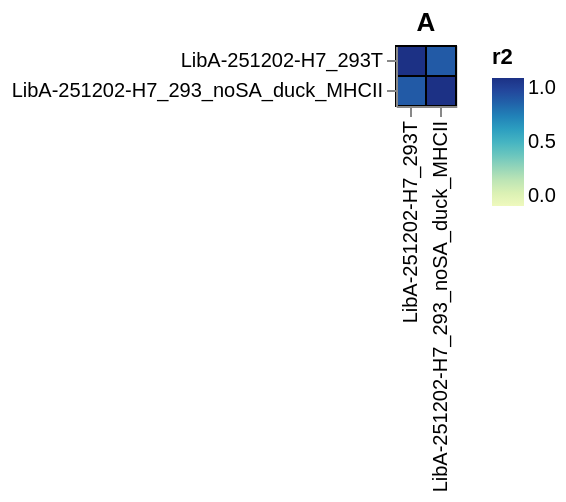
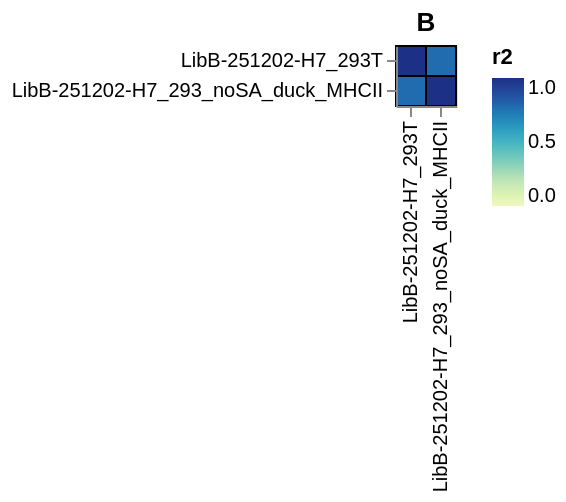

Notebook cell for these charts, in order:
### Markdown cell above
# Correlations in variant functional scores
Correlations among functional scores of variants with the same barcode in the same library:

### Code cell
pre_selection_dates = count_summaries.set_index("selection")[
    "pre_selection_date"
].to_dict()
post_selection_dates = count_summaries.set_index("selection")[
    "post_selection_date"
].to_dict()

corrs = (
    dms_variants.utils.tidy_to_corr(
        df=func_scores.merge(
            count_summaries[["selection", "library"]],
            on="selection",
            validate="many_to_one",
        ),
        sample_col="selection",
        label_col="barcode",
        value_col="func_score",
        group_cols="library",
    )
    .rename(columns={"correlation": "r"})
    .assign(
        r2=lambda x: x["r"] ** 2,
        pre_date_1=lambda x: x["selection_1"].map(pre_selection_dates),
        pre_date_2=lambda x: x["selection_2"].map(pre_selection_dates),
        pre_selection_date=lambda x: x["pre_date_1"].where(
            x["pre_date_1"] == x["pre_date_2"], pd.NA
        ),
        post_date_1=lambda x: x["selection_1"].map(post_selection_dates),
        post_date_2=lambda x: x["selection_2"].map(post_selection_dates),
        post_selection_date=lambda x: x["post_date_1"].where(
            x["post_date_1"] == x["post_date_2"], pd.NA
        ),
    )
    .drop(columns=["pre_date_1", "pre_date_2", "post_date_1", "post_date_2"])
)

for library, library_corr in corrs.groupby("library"):
    corr_chart = (
        alt.Chart(library_corr)
        .encode(
            alt.X("selection_1", title=None),
            alt.Y("selection_2", title=None),
            color=alt.Color("r2", scale=alt.Scale(zero=True)),
            tooltip=[
                alt.Tooltip(c, format=".3g") if c in ["r", "r2"] else c
                for c in corrs.columns
            ],
        )
        .mark_rect(stroke="black")
        .properties(width=alt.Step(15), height=alt.Step(15), title=library)
        .configure_axis(labelLimit=500)
    )

    for sel in selectors:
        corr_chart = corr_chart.add_params(sel).transform_filter(sel)

    corr_chart = corr_chart.properties(autosize=alt.AutoSizeParams(resize=True))

    display(corr_chart)

### Figure 1 — Vega-Lite specification as saved in the notebook (floating-point values rounded to 4 significant figures)
{"config": {"view": {"continuousWidth": 300, "continuousHeight": 300}, "axis": {"labelLimit": 500}}, "data": {"name": "data-8fe31a4d336636c87631f0d72afdcd14"}, "mark": {"type": "rect", "stroke": "black"}, "autosize": {"resize": true}, "encoding": {"color": {"field": "r2", "scale": {"zero": true}, "type": "quantitative"}, "tooltip": [{"field": "library", "type": "nominal"}, {"field": "selection_1", "type": "nominal"}, {"field": "selection_2", "type": "nominal"}, {"field": "r", "format": ".3g", "type": "quantitative"}, {"field": "r2", "format": ".3g", "type": "quantitative"}, {"field": "pre_selection_date", "type": "nominal"}, {"field": "post_selection_date", "type": "nominal"}], "x": {"field": "selection_1", "title": null, "type": "nominal"}, "y": {"field": "selection_2", "title": null, "type": "nominal"}}, "height": {"step": 15}, "params": [{"name": "param_1", "select": {"type": "point", "fields": ["library"]}, "bind": {"input": "select", "options": [null, "A", "B"], "labels": ["all", "A", "B"], "name": "library"}}, {"name": "param_2", "select": {"type": "point", "fields": ["pre_selection_date"]}, "bind": {"input": "select", "options": [null, "2025-12-02"], "labels": ["all", "2025-12-02"], "name": "pre_selection_date"}}, {"name": "param_3", "select": {"type": "point", "fields": ["post_selection_date"]}, "bind": {"input": "select", "options": [null, "2025-12-02"], "labels": ["all", "2025-12-02"], "name": "post_selection_date"}}], "title": "A", "transform": [{"filter": {"param": "param_1"}}, {"filter": {"param": "param_2"}}, {"filter": {"param": "param_3"}}], "width": {"step": 15}, "$schema": "https://vega.github.io/schema/vega-lite/v5.20.1.json", "datasets": {"data-8fe31a4d336636c87631f0d72afdcd14": [{"library": "A", "selection_1": "LibA-251202-H7_293T", "selection_2": "LibA-251202-H7_293T", "r": 1.0, "r2": 1.0, "pre_selection_date": "2025-12-02", "post_selection_date": "2025-12-02"}, {"library": "A", "selection_1": "LibA-251202-H7_293_noSA_duck_MHCII", "selection_2": "LibA-251202-H7_293T", "r": 0.912, "r2": 0.8318, "pre_selection_date": "2025-12-02", "post_selection_date": "2025-12-02"}, {"library": "A", "selection_1": "LibA-251202-H7_293T", "selection_2": "LibA-251202-H7_293_noSA_duck_MHCII", "r": 0.912, "r2": 0.8318, "pre_selection_date": "2025-12-02", "post_selection_date": "2025-12-02"}, {"library": "A", "selection_1": "LibA-251202-H7_293_noSA_duck_MHCII", "selection_2": "LibA-251202-H7_293_noSA_duck_MHCII", "r": 1.0, "r2": 1.0, "pre_selection_date": "2025-12-02", "post_selection_date": "2025-12-02"}]}}

### Figure 2 — Vega-Lite specification as saved in the notebook (floating-point values rounded to 4 significant figures)
{"config": {"view": {"continuousWidth": 300, "continuousHeight": 300}, "axis": {"labelLimit": 500}}, "data": {"name": "data-0497f1c2472ba9587569d75406c422dd"}, "mark": {"type": "rect", "stroke": "black"}, "autosize": {"resize": true}, "encoding": {"color": {"field": "r2", "scale": {"zero": true}, "type": "quantitative"}, "tooltip": [{"field": "library", "type": "nominal"}, {"field": "selection_1", "type": "nominal"}, {"field": "selection_2", "type": "nominal"}, {"field": "r", "format": ".3g", "type": "quantitative"}, {"field": "r2", "format": ".3g", "type": "quantitative"}, {"field": "pre_selection_date", "type": "nominal"}, {"field": "post_selection_date", "type": "nominal"}], "x": {"field": "selection_1", "title": null, "type": "nominal"}, "y": {"field": "selection_2", "title": null, "type": "nominal"}}, "height": {"step": 15}, "params": [{"name": "param_1", "select": {"type": "point", "fields": ["library"]}, "bind": {"input": "select", "options": [null, "A", "B"], "labels": ["all", "A", "B"], "name": "library"}}, {"name": "param_2", "select": {"type": "point", "fields": ["pre_selection_date"]}, "bind": {"input": "select", "options": [null, "2025-12-02"], "labels": ["all", "2025-12-02"], "name": "pre_selection_date"}}, {"name": "param_3", "select": {"type": "point", "fields": ["post_selection_date"]}, "bind": {"input": "select", "options": [null, "2025-12-02"], "labels": ["all", "2025-12-02"], "name": "post_selection_date"}}], "title": "B", "transform": [{"filter": {"param": "param_1"}}, {"filter": {"param": "param_2"}}, {"filter": {"param": "param_3"}}], "width": {"step": 15}, "$schema": "https://vega.github.io/schema/vega-lite/v5.20.1.json", "datasets": {"data-0497f1c2472ba9587569d75406c422dd": [{"library": "B", "selection_1": "LibB-251202-H7_293T", "selection_2": "LibB-251202-H7_293T", "r": 1.0, "r2": 1.0, "pre_selection_date": "2025-12-02", "post_selection_date": "2025-12-02"}, {"library": "B", "selection_1": "LibB-251202-H7_293_noSA_duck_MHCII", "selection_2": "LibB-251202-H7_293T", "r": 0.8785, "r2": 0.7718, "pre_selection_date": "2025-12-02", "post_selection_date": "2025-12-02"}, {"library": "B", "selection_1": "LibB-251202-H7_293T", "selection_2": "LibB-251202-H7_293_noSA_duck_MHCII", "r": 0.8785, "r2": 0.7718, "pre_selection_date": "2025-12-02", "post_selection_date": "2025-12-02"}, {"library": "B", "selection_1": "LibB-251202-H7_293_noSA_duck_MHCII", "selection_2": "LibB-251202-H7_293_noSA_duck_MHCII", "r": 1.0, "r2": 1.0, "pre_selection_date": "2025-12-02", "post_selection_date": "2025-12-02"}]}}
